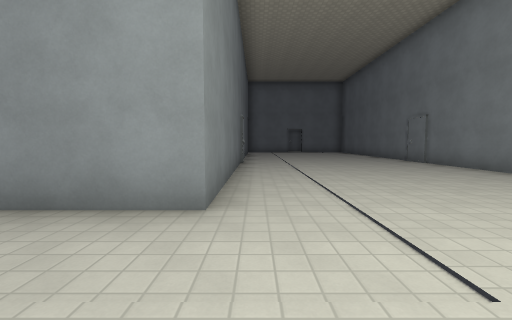
View 1 (above)

16 first-person views from a walk through a level from a Godot 3-D game. The camera is 1.3 m above the floor, tilts 4° down and sees 90° across. The floor is counted in squares, 2 m on a side. Each view is taken from the middle of a square. On the plan, view 1 faces up. The plan holds only what a view shows up to about 9 squares ahead; the rest is blank. The place goes on beyond the plan. Flat picture figures and markers are left out. Characters and animated objects are not drawn. Surface patterns are stand-ins for the level's own textures.

View 2
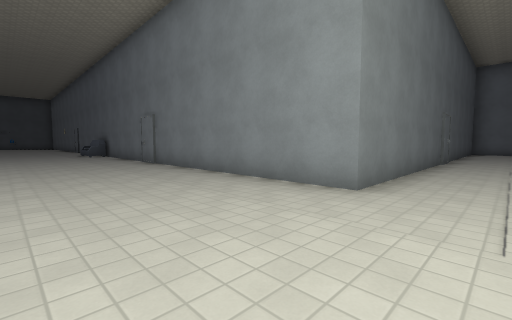

View 3
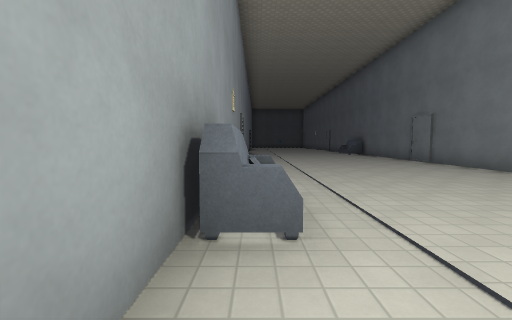

View 4
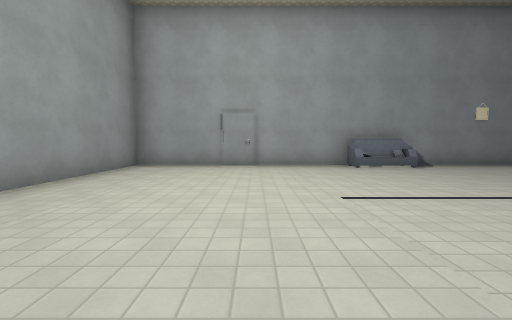

View 5
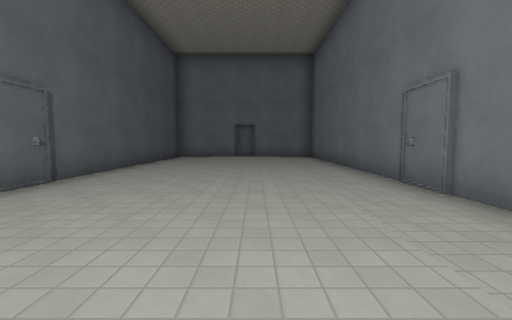

View 6
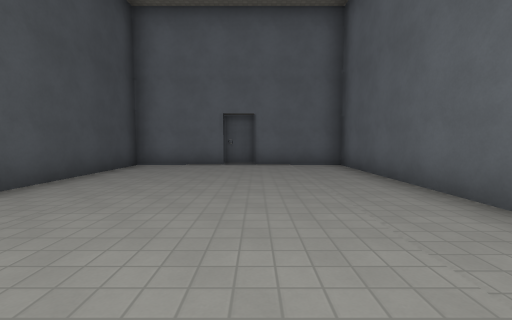

View 7
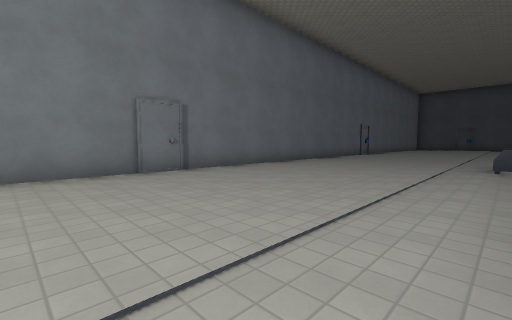

View 8
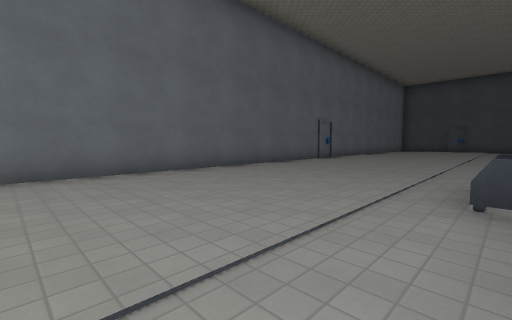

View 9
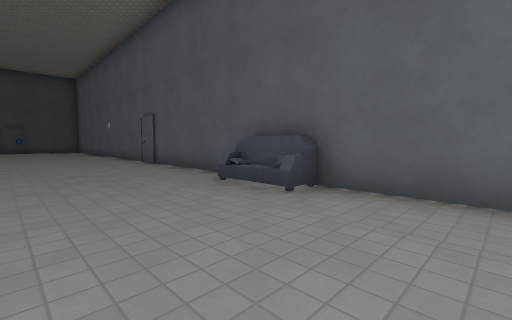

View 10
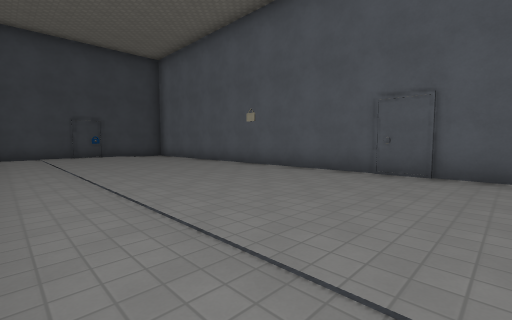

View 11
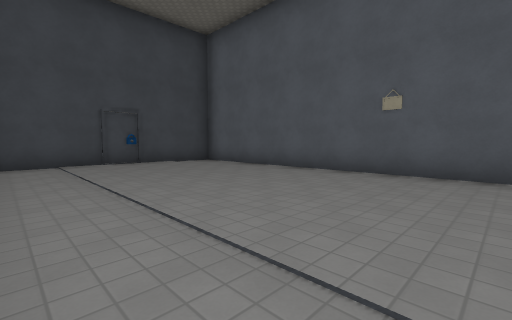

View 12
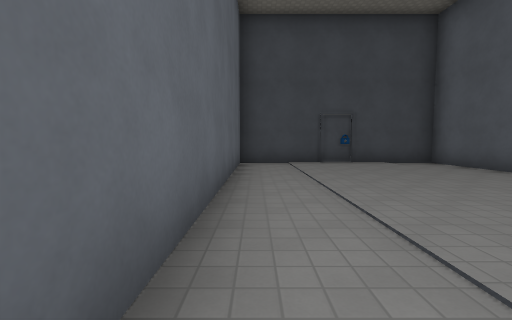

View 13
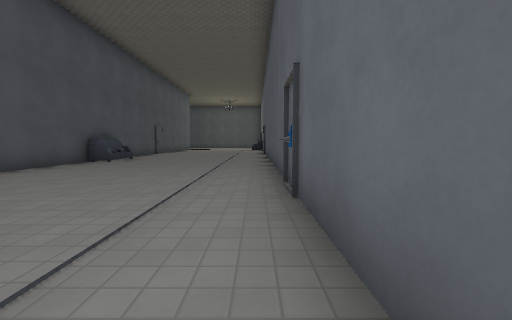

View 14
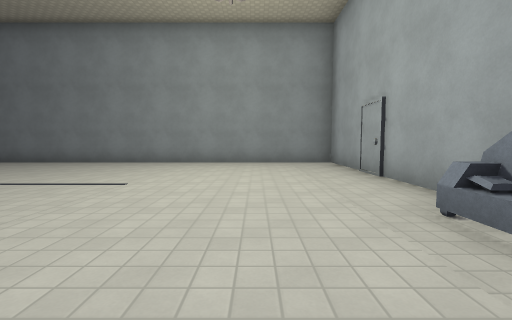

View 15
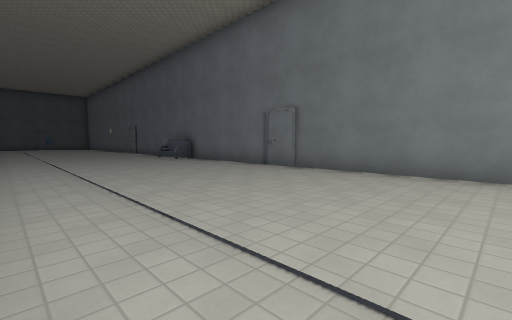

View 16
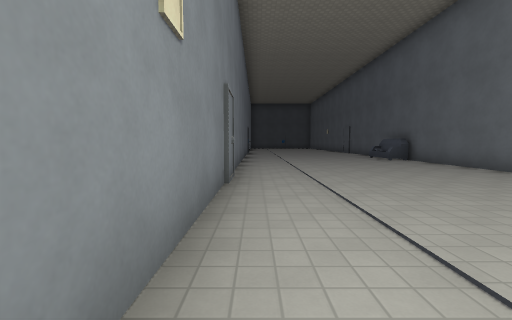

### Floor plan
Points are (right, up) in squares from view 1. A wall is a line through its corners. A room is listed if a view was taken in it or the views show most of it. See-through windows are left out.
Room 1 (views 1, 2, 3, 4, 5, 6, 7, 8, 9, 10, 11, 12, 13, 14, 15, 16)
walls: (2.1, 16.5) (-0.5, 16.5) (-0.5, 2.5) (-29, 2.5) (-29, -3.5) (5.5, -3.5) (5.5, 16.5) (2.9, 16.5); (3, 16.7) (2, 16.7)
ways out: closed door at (-18.5, 2.5); closed door at (-7.5, -3.5); closed door at (-7.5, 2.5); closed door at (-0.3, 8.7); closed door at (2.5, -3.5); closed door at (5.7, 8.7)
objects: sofa (-13, 2) to (-12, 2); sofa (-2, -3) to (-1, -3)

Where each view was taken, in squares from view 1:
view 1: 0 up, 0 right, facing up
view 2: 1 down, 1 right, facing up-left
view 3: 3 down, 1 right, facing left
view 4: 4 up, 2 right, facing down
view 5: 5 up, 3 right, facing up
view 6: 9 up, 3 right, facing up
view 7: 2 up, 5 left, facing down-left
view 8: 2 up, 9 left, facing down-left
view 9: 1 down, 10 left, facing up-left
view 10: 3 down, 17 left, facing up-left
view 11: 3 down, 21 left, facing up-left
view 12: 3 down, 21 left, facing left
view 13: 3 down, 22 left, facing right
view 14: 1 down, 3 left, facing right
view 15: 3 down, 3 left, facing up-left
view 16: 3 down, 3 left, facing left
